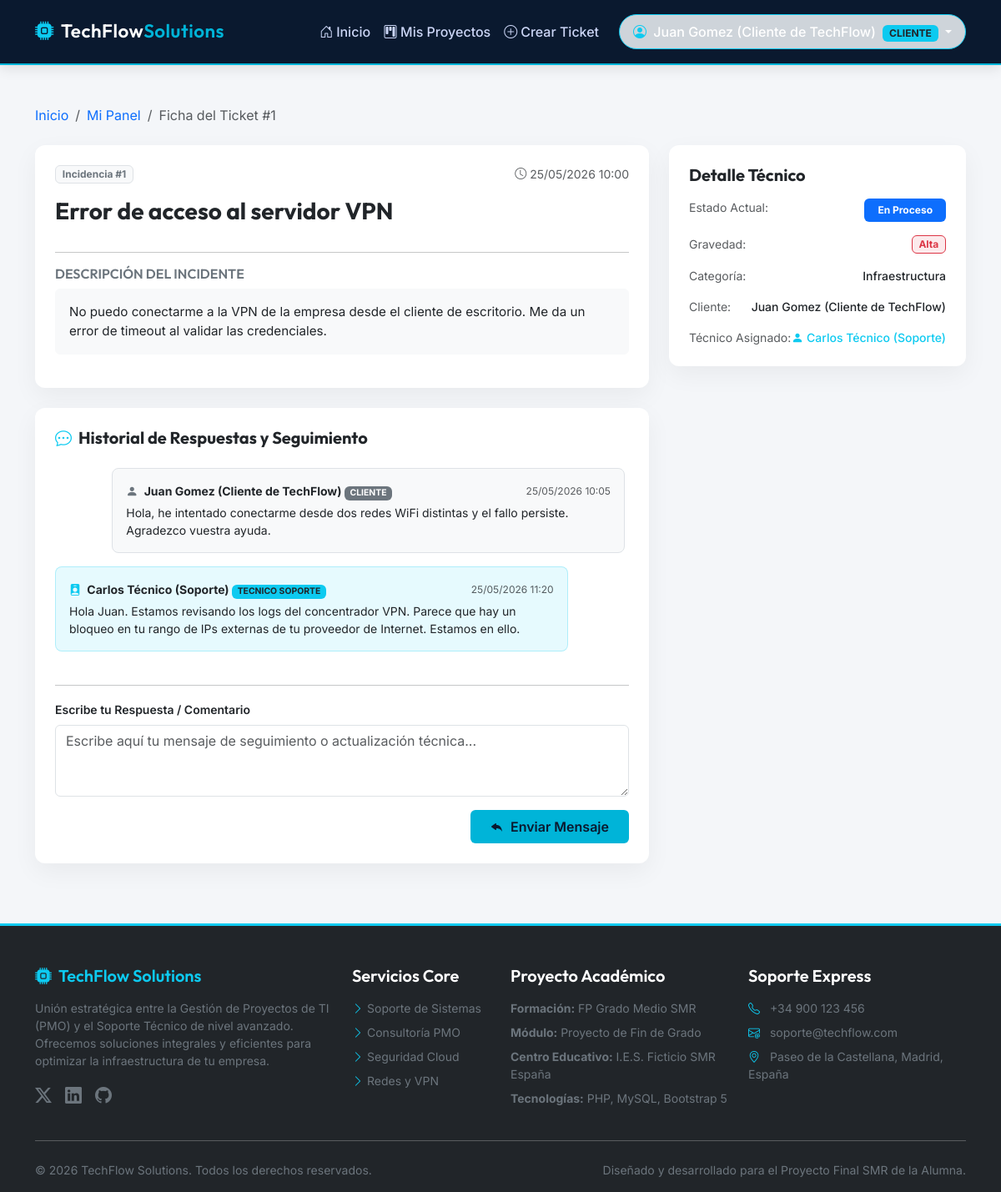
Screenshot of /ver_ticket.php?id=1 (signed in) with the database file from the repository.
### tables this page shows
CREATE TABLE `tickets` (
  `id` INT AUTO_INCREMENT PRIMARY KEY,
  `titulo` VARCHAR(150) NOT NULL COMMENT 'Breve título indicando el problema',
  `descripcion` TEXT NOT NULL COMMENT 'Detalles completos de la incidencia informática',
  `cliente_id` INT NOT NULL COMMENT 'Cliente que abre el ticket',
  `tecnico_id` INT DEFAULT NULL COMMENT 'Técnico asignado para resolver el ticket',
  `categoria` ENUM('Soporte Tecnico', 'Gestion de Proyectos', 'Infraestructura') NOT NULL DEFAULT 'Soporte Tecnico' COMMENT 'Categoría de la consulta',
  `gravedad` ENUM('Baja', 'Media', 'Alta', 'Critica') NOT NULL DEFAULT 'Baja' COMMENT 'Nivel de urgencia',
  `estado` ENUM('Abierto', 'En Proceso', 'Resuelto', 'Cerrado') NOT NULL DEFAULT 'Abierto' COMMENT 'Estado del flujo del soporte',
  `created_at` TIMESTAMP DEFAULT CURRENT_TIMESTAMP,
  `updated_at` TIMESTAMP DEFAULT CURRENT_TIMESTAMP ON UPDATE CURRENT_TIMESTAMP,
  FOREIGN KEY (`cliente_id`) REFERENCES `usuarios`(`id`) ON DELETE CASCADE ON UPDATE CASCADE,
  FOREIGN KEY (`tecnico_id`) REFERENCES `usuarios`(`id`) ON DELETE SET NULL ON UPDATE CASCADE
);

CREATE TABLE `comentarios_tickets` (
  `id` INT AUTO_INCREMENT PRIMARY KEY,
  `ticket_id` INT NOT NULL COMMENT 'Ticket al que pertenece la respuesta',
  `usuario_id` INT NOT NULL COMMENT 'Usuario que escribe el comentario (cliente o técnico/PMO)',
  `comentario` TEXT NOT NULL COMMENT 'Texto del mensaje',
  `created_at` TIMESTAMP DEFAULT CURRENT_TIMESTAMP,
  FOREIGN KEY (`ticket_id`) REFERENCES `tickets`(`id`) ON DELETE CASCADE ON UPDATE CASCADE,
  FOREIGN KEY (`usuario_id`) REFERENCES `usuarios`(`id`) ON DELETE CASCADE ON UPDATE CASCADE
);

CREATE TABLE `usuarios` (
  `id` INT AUTO_INCREMENT PRIMARY KEY,
  `nombre` VARCHAR(100) NOT NULL COMMENT 'Nombre completo del usuario',
  `email` VARCHAR(100) NOT NULL UNIQUE COMMENT 'Correo electrónico que sirve como login',
  `password` VARCHAR(255) NOT NULL COMMENT 'Contraseña cifrada mediante password_hash() con bcrypt',
  `rol` ENUM('cliente', 'tecnico', 'pmo') NOT NULL COMMENT 'Rol del usuario: cliente, tecnico de soporte o gestor PMO',
  `created_at` TIMESTAMP DEFAULT CURRENT_TIMESTAMP COMMENT 'Fecha de registro en la base de datos'
);

### ver_ticket.php (the view, shortened to what this page needs)
<?php
require_once 'conexion.php';
$ticket_id = intval($_GET['id']);
$usuario_rol = $_SESSION['rol'];
$sql_ticket = "SELECT t.*, u_c.nombre AS cliente_nombre, u_c.email AS cliente_email, u_t.nombre AS tecnico_nombre
               FROM tickets t
               JOIN usuarios u_c ON t.cliente_id = u_c.id
               LEFT JOIN usuarios u_t ON t.tecnico_id = u_t.id
               WHERE t.id = '$ticket_id' LIMIT 1";
$resultado_ticket = mysqli_query($conexion, $sql_ticket);
$ticket = mysqli_fetch_assoc($resultado_ticket);
$sql_comentarios = "SELECT c.*, u.nombre AS autor_nombre, u.rol AS autor_rol
                    FROM comentarios_tickets c
                    JOIN usuarios u ON c.usuario_id = u.id
                    WHERE c.ticket_id = '$ticket_id'
                    ORDER BY c.created_at ASC";
$resultado_comentarios = mysqli_query($conexion, $sql_comentarios);
include 'header.php';
?>
<div class="container my-4">
    <nav aria-label="breadcrumb" class="mb-4">
        <ol class="breadcrumb">
            <li class="breadcrumb-item"><a href="index.php" class="text-decoration-none">Inicio</a></li>
            <li class="breadcrumb-item">
                <a href="<?php echo ($usuario_rol === 'cliente') ? 'panel_cliente.php' : 'panel_pmo.php'; ?>" class="text-decoration-none">
                    <?php echo ($usuario_rol === 'cliente') ? 'Mi Panel' : 'Panel de Control'; ?>
                </a>
            </li>
            <li class="breadcrumb-item active" aria-current="page">Ficha del Ticket #<?php echo $ticket['id']; ?></li>
        </ol>
    </nav>
    <div class="row g-4">
        <div class="col-lg-8">
            <div class="card card-custom p-4 mb-4">
                <div class="d-flex justify-content-between align-items-start mb-3">
                    <span class="badge bg-light text-secondary border">Incidencia #<?php echo $ticket['id']; ?></span>
                    <span class="text-muted small"><i class="bi bi-clock me-1"></i><?php echo date('d/m/Y H:i', strtotime($ticket['created_at'])); ?></span>
                </div>
                <h1 class="h3 fw-bold mb-3 text-dark"><?php echo htmlspecialchars($ticket['titulo']); ?></h1>
                <hr class="my-3 bg-secondary opacity-25">
                <h5 class="h6 text-uppercase fw-semibold text-secondary mb-2">Descripción del Incidente</h5>
                <p class="text-dark bg-light p-3 rounded border border-light" style="white-space: pre-wrap; font-size: 0.95rem;"><?php echo htmlspecialchars($ticket['descripcion']); ?></p>
            </div>
            <div class="card card-custom p-4 mb-4">
                <h4 class="h5 fw-bold mb-4"><i class="bi bi-chat-dots text-info me-2"></i>Historial de Respuestas y Seguimiento</h4>
                <div class="chat-container mb-4" style="max-height: 450px; overflow-y: auto; padding-right: 5px;">
                    <?php if (mysqli_num_rows($resultado_comentarios) > 0): ?>
                        <div class="d-flex flex-column gap-3">
                            <?php while ($comentario = mysqli_fetch_assoc($resultado_comentarios)): ?>
                                <?php
                                $es_soporte = ($comentario['autor_rol'] !== 'cliente');
                                $burbuja_clase = $es_soporte ? 'bg-info bg-opacity-10 border border-info border-opacity-25 ms-0 me-5' : 'bg-light border me-0 ms-5';
                                $align_clase = $es_soporte ? 'align-self-start' : 'align-self-end';
                                ?>
                                <div class="p-3 rounded-3 <?php echo $burbuja_clase; ?> <?php echo $align_clase; ?> w-100" style="max-width: 90%;">
                                    <div class="d-flex justify-content-between align-items-center mb-1 flex-wrap">
                                        <strong class="small text-dark">
                                            <i class="bi <?php echo $es_soporte ? 'bi-person-badge-fill text-info' : 'bi-person-fill text-secondary'; ?> me-1"></i>
                                            <?php echo htmlspecialchars($comentario['autor_nombre']); ?>
                                            <?php if ($es_soporte): ?>
                                                <span class="badge bg-info text-dark small" style="font-size: 0.65rem;"><?php echo strtoupper($comentario['autor_rol']); ?> SOPORTE</span>
                                            <?php else: ?>
                                                <span class="badge bg-secondary text-white small" style="font-size: 0.65rem;">CLIENTE</span>
                                            <?php endif; ?>
                                        </strong>
                                        <span class="text-muted" style="font-size: 0.75rem;">
                                            <?php echo date('d/m/Y H:i', strtotime($comentario['created_at'])); ?>
                                        </span>
                                    </div>
                                    <p class="mb-0 text-dark small" style="white-space: pre-wrap;"><?php echo htmlspecialchars($comentario['comentario']); ?></p>
                                </div>
                            <?php endwhile; ?>
                        </div>
                    <?php endif; ?>
                </div>
                <hr class="my-3 bg-secondary opacity-25">
                <form action="ver_ticket.php?id=<?php echo $ticket_id; ?>" method="POST">
                    <div class="mb-3">
                        <label for="comentario" class="form-label small fw-semibold text-dark">Escribe tu Respuesta / Comentario</label>
                        <textarea class="form-control" id="comentario" name="comentario" rows="3" placeholder="Escribe aquí tu mensaje de seguimiento o actualización técnica..." required <?php echo ($ticket['estado'] === 'Cerrado') ? 'disabled' : ''; ?>></textarea>
                    </div>
                    <div class="text-end">
                        <?php if ($ticket['estado'] === 'Cerrado'): ?>
                            <button type="button" class="btn btn-dark btn-sm px-4" disabled>
                                <i class="bi bi-lock-fill me-2"></i>Incidencia Cerrada
                            </button>
                        <?php else: ?>
                            <button type="submit" name="enviar_comentario" class="btn btn-tech-primary px-4 py-2">
                                <i class="bi bi-reply-fill me-2"></i>Enviar Mensaje
                            </button>
                        <?php endif; ?>
                    </div>
                </form>
            </div>
        </div>
        <div class="col-lg-4">
            <div class="card card-custom p-4 mb-4">
                <h4 class="h5 fw-bold mb-3">Detalle Técnico</h4>
                <ul class="list-unstyled mb-0">
                    <li class="mb-3 d-flex justify-content-between">
                        <span class="text-muted small">Estado Actual:</span>
                        <?php
                        $est_clase = 'bg-secondary';
                        if ($ticket['estado'] === 'Abierto') $est_clase = 'bg-info text-dark';
                        elseif ($ticket['estado'] === 'En Proceso') $est_clase = 'bg-primary';
                        elseif ($ticket['estado'] === 'Resuelto') $est_clase = 'bg-success';
                        elseif ($ticket['estado'] === 'Cerrado') $est_clase = 'bg-dark';
                        ?>
                        <span class="badge <?php echo $est_clase; ?> px-3 py-2"><?php echo $ticket['estado']; ?></span>
                    </li>
                    <li class="mb-3 d-flex justify-content-between align-items-center">
                        <span class="text-muted small">Gravedad:</span>
                        <?php
                        $grav_clase = 'bg-secondary';
                        if ($ticket['gravedad'] === 'Baja') $grav_clase = 'bg-success bg-opacity-10 text-success border border-success';
                        elseif ($ticket['gravedad'] === 'Media') $grav_clase = 'bg-warning bg-opacity-10 text-warning-emphasis border border-warning';
                        elseif ($ticket['gravedad'] === 'Alta') $grav_clase = 'bg-danger bg-opacity-10 text-danger border border-danger';
                        elseif ($ticket['gravedad'] === 'Critica') $grav_clase = 'bg-danger text-white';
                        ?>
                        <span class="badge <?php echo $grav_clase; ?>"><?php echo $ticket['gravedad']; ?></span>
                    </li>
                    <li class="mb-3 d-flex justify-content-between">
                        <span class="text-muted small">Categoría:</span>
                        <span class="fw-medium small"><?php echo $ticket['categoria']; ?></span>
                    </li>
                    <li class="mb-3 d-flex justify-content-between">
                        <span class="text-muted small">Cliente:</span>
                        <span class="fw-medium small"><?php echo htmlspecialchars($ticket['cliente_nombre']); ?></span>
                    </li>
                    <li class="mb-0 d-flex justify-content-between">
                        <span class="text-muted small">Técnico Asignado:</span>
                        <span class="fw-medium text-info small">
                            <?php if ($ticket['tecnico_nombre']): ?>
                                <i class="bi bi-person-fill me-1"></i><?php echo htmlspecialchars($ticket['tecnico_nombre']); ?>
                            <?php else: ?>
                                <span class="text-muted small">Sin asignar</span>
                            <?php endif; ?>
                        </span>
                    </li>
                </ul>
            </div>
        </div>
    </div>
</div>
<?php
include 'footer.php';
?>

### header.php (style rules this page uses)
:root { --azul-oscuro: #0A192F; --azul-slate: #172A45; --azul-brillante: #00B4D8; --gris-fondo: #F4F6F9; --gris-texto: #4A5568; --blanco-puro: #FFFFFF; }
body { font-family: 'Inter', sans-serif; background-color: var(--gris-fondo); color: var(--azul-oscuro); min-height: 100vh; display: flex; flex-direction: column; }
h1, h2, h3, h4, h5, h6, .navbar-brand { font-family: 'Outfit', sans-serif; font-weight: 600; }
.btn-tech-primary { background-color: var(--azul-brillante); color: var(--azul-oscuro); font-weight: 600; border: none; transition: all 0.3s ease; }
.card-custom { background: var(--blanco-puro); border: none; border-radius: 12px; box-shadow: 0 10px 30px rgba(0, 0, 0, 0.05); transition: transform 0.3s ease, box-shadow 0.3s ease; }

### rows the page displays
tickets: id "1", created_at "25/05/2026 10:00", titulo "Error de acceso al servidor VPN", descripcion "No puedo conectarme a la VPN de la empresa desde el cliente de escritorio. Me da un error de timeout al validar las credenciales.", estado "En Proceso", gravedad "Alta", categoria "Infraestructura", cliente.nombre "Juan Gomez (Cliente de TechFlow)", tecnico.nombre "Carlos Técnico (Soporte)"
comentarios_tickets: usuario.nombre "Juan Gomez (Cliente de TechFlow)", shows "CLIENTE", created_at "25/05/2026 10:05", comentario "Hola, he intentado conectarme desde dos redes WiFi distintas y el fallo persiste. Agradezco vuestra ayuda."
comentarios_tickets: usuario.nombre "Carlos Técnico (Soporte)", usuario.rol "TECNICO", created_at "25/05/2026 11:20", comentario "Hola Juan. Estamos revisando los logs del concentrador VPN. Parece que hay un bloqueo en tu rango de IPs externas de tu proveedor de Internet. Estamos en ello."

### other values shown
$_SESSION['nombre'] "Juan Gomez (Cliente de TechFlow)"
$_SESSION['rol'] "CLIENTE"
